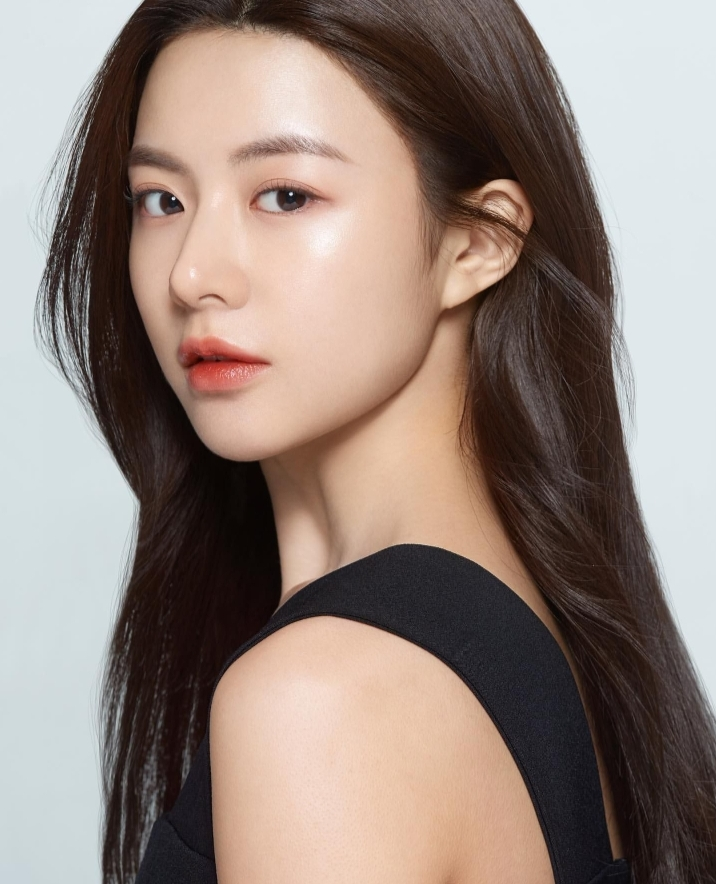
#> input picture image2.jpeg, 716 x 884 px
$ python 'metode histogram.py'
#> lines starting #> are read from the running program, lines starting #| are printed output that depends on the picture
import cv2
import numpy as np
from matplotlib import pyplot as plt

# membaca citra
img = cv2.imread('image2.jpeg',0)
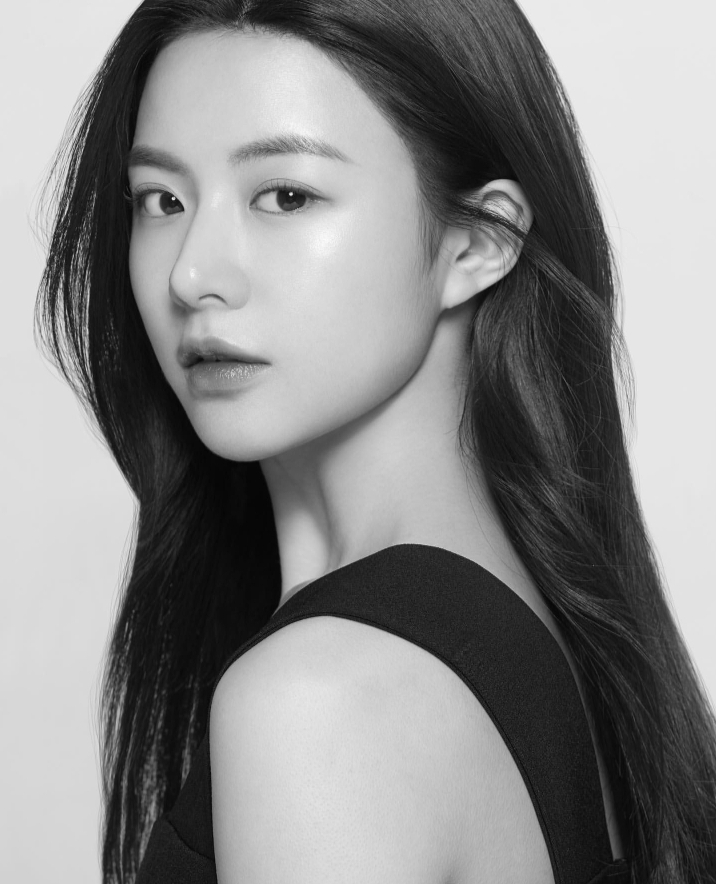
#> img: shape (884, 716); min 4, max 251, mean 134.7

# membuat histogram
hist,bins = np.histogram(img.flatten(),256,[0,256])
#> hist = 256 values, max 19673 at index 230, min 0 at index 0, mean 2472.4; bins = 257 values from 0 to 256

# menampilkan histogram
plt.hist(img.flatten(),256,[0,256], color = 'r')
plt.xlim([0,256])
plt.show()
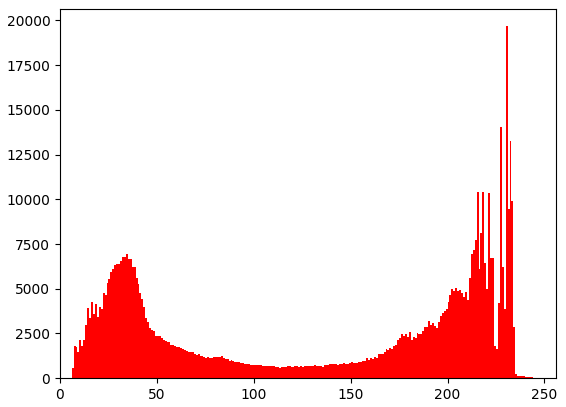
#> figure drawn by matplotlib, 1 panel; tallest bar 19673 high, from x = 230 to 231

$ run again, with image1.jpeg copied over image2.jpeg
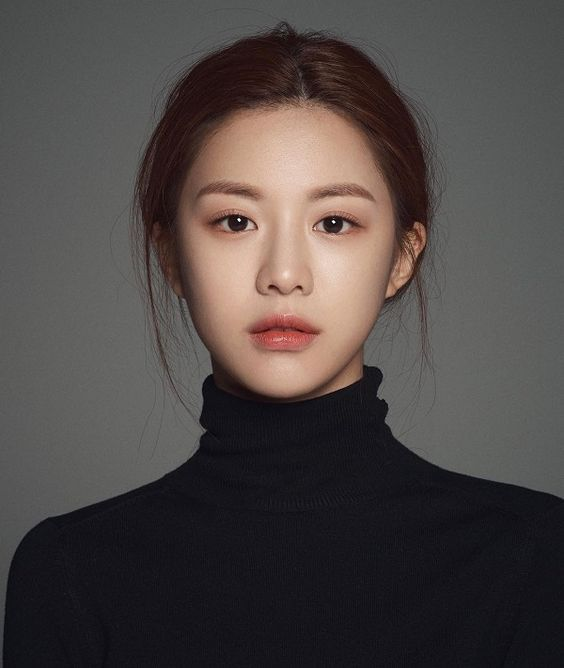
#> input picture image1.jpeg, 564 x 668 px
#> `img = cv2.imread('image2.jpeg',0)`:
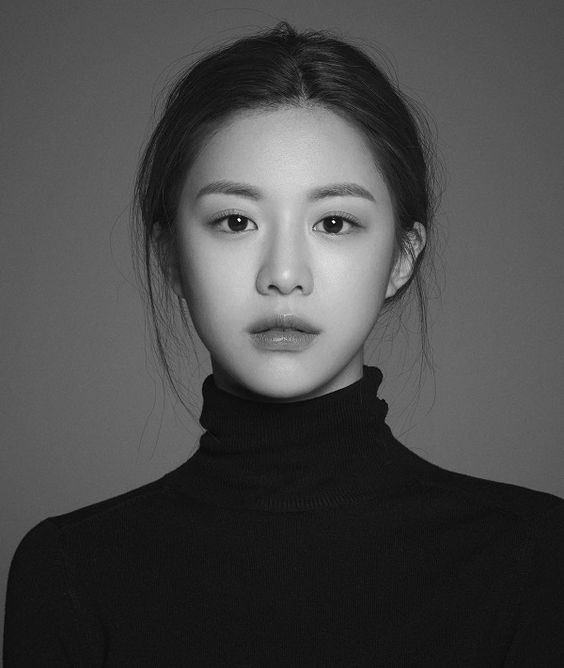
#> img: shape (668, 564); min 0, max 255, mean 72.7
#> hist = 256 values, max 21433 at index 21, min 0 at index 1, mean 1471.7; bins = 257 values from 0 to 256
#> `plt.show()`:
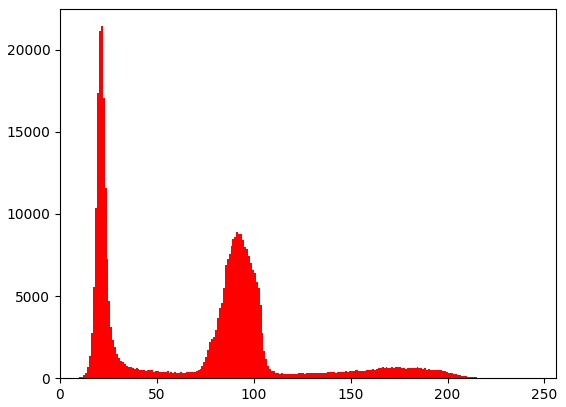
#> figure drawn by matplotlib, 1 panel; tallest bar 21433 high, from x = 21 to 22

$ run again, with image3.jpeg copied over image2.jpeg
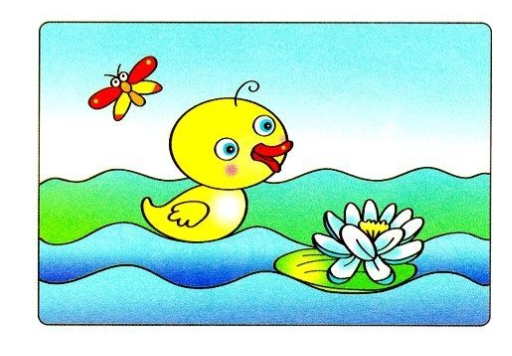
#> input picture image3.jpeg, 512 x 356 px
#> `img = cv2.imread('image2.jpeg',0)`:
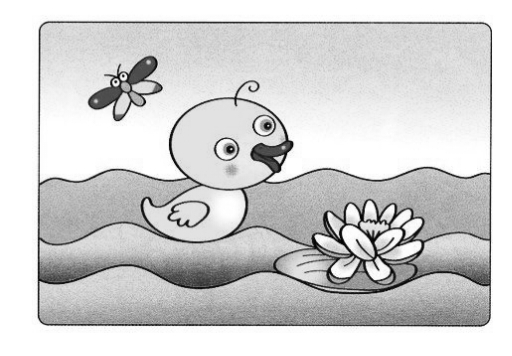
#> img: shape (356, 512); min 2, max 255, mean 209.5
#> hist = 256 values, max 43691 at index 255, min 0 at index 0, mean 712; bins = 257 values from 0 to 256
#> `plt.show()`:
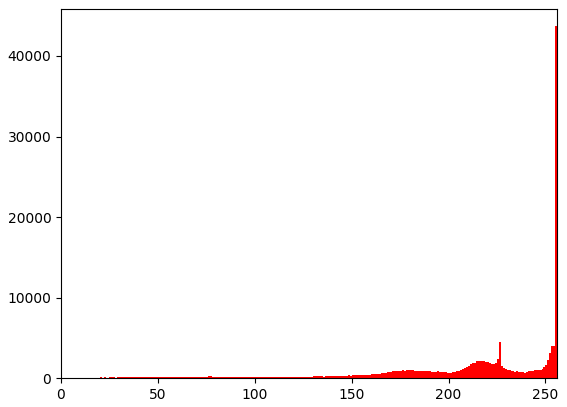
#> figure drawn by matplotlib, 1 panel; tallest bar 43691 high, from x = 255 to 256

$ run again, with image4.jpeg copied over image2.jpeg
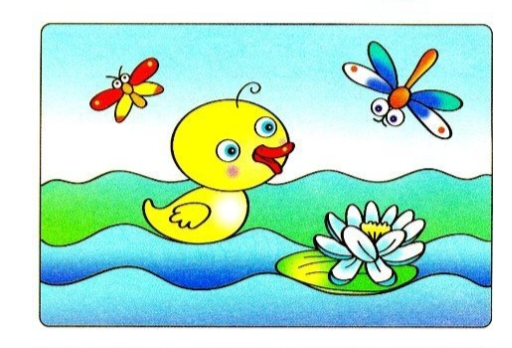
#> input picture image4.jpeg, 512 x 348 px
#> `img = cv2.imread('image2.jpeg',0)`:
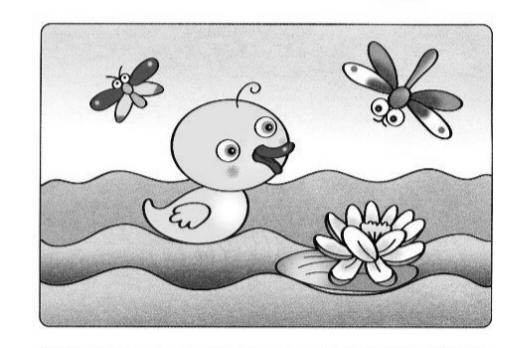
#> img: shape (348, 512); min 2, max 255, mean 206.9
#> hist = 256 values, max 37720 at index 255, min 0 at index 0, mean 696; bins = 257 values from 0 to 256
#> `plt.show()`:
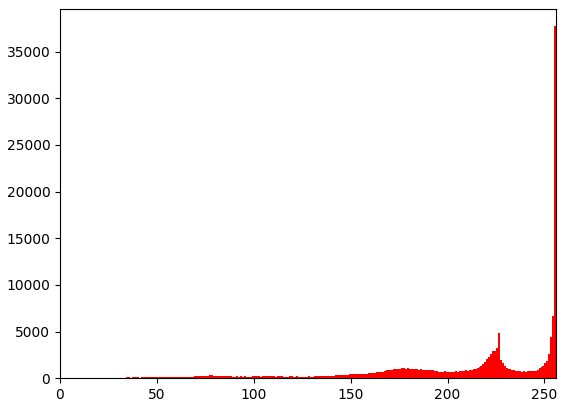
#> figure drawn by matplotlib, 1 panel; tallest bar 37720 high, from x = 255 to 256
